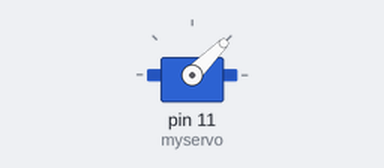
The sketch below on a simulated Arduino Uno, built with avr-gcc and run on an emulated ATmega328P. On the bench: servo.

Above: at 0.05 s.
At 3.0 s:
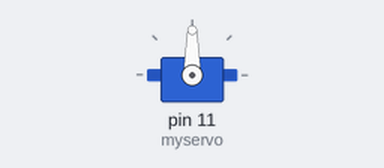
At 6.0 s:
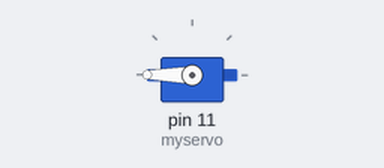
Timing chart, 0 to 7.8 s (numbered marks = the images above):
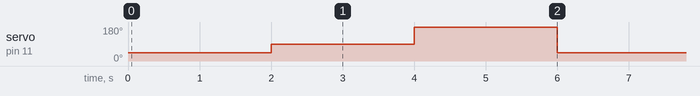

Measured:
- by itself, servo on pin 11 (myservo): repeats every 6.0 s: 180° 2.0 s, 45° 2.0 s, 90° 2.0 s

The sketch:

servoMotor.ino
```cpp
#include <Servo.h>

Servo myservo;

void setup()
{
    myservo.attach(11);
    Serial.begin(9600);
}

void loop()
{
    myservo.write(45);
    delay(2000);

    myservo.write(90);
    delay(2000);

    myservo.write(180);
    delay(2000);
}
```
